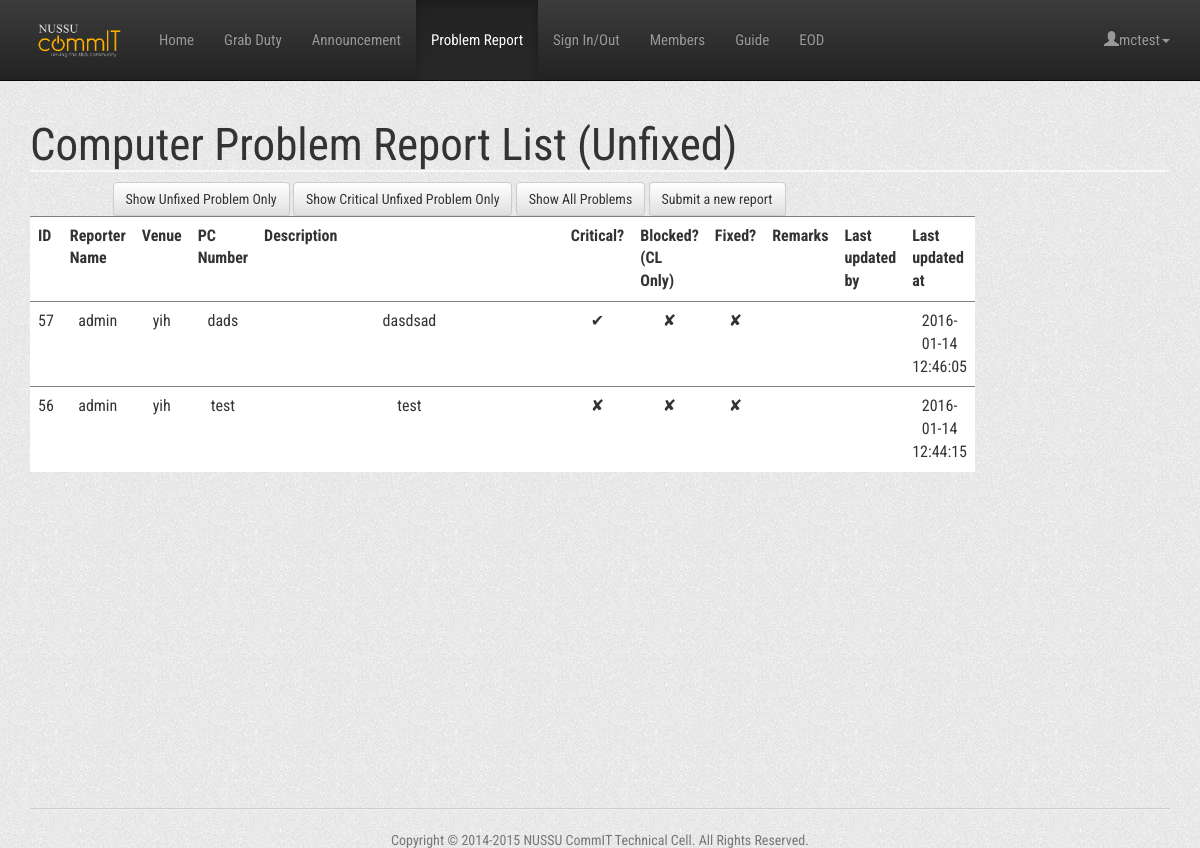
/reportlist.php (signed in), run on the app's committed database.
### tables this page shows
CREATE TABLE IF NOT EXISTS `problems` (
  `id` int(11) NOT NULL,
  `reporter_id` int(11) NOT NULL,
  `venue` varchar(5) NOT NULL,
  `description` varchar(1000) NOT NULL,
  `pc_number` varchar(4) NOT NULL,
  `handler_id` int(11) DEFAULT NULL,
  `blocked` int(11) NOT NULL DEFAULT '0',
  `remarks` varchar(1000) NOT NULL,
  `fixed` int(11) NOT NULL DEFAULT '0',
  `last_updated` timestamp NOT NULL DEFAULT CURRENT_TIMESTAMP ON UPDATE CURRENT_TIMESTAMP,
  `critical` int(11) NOT NULL DEFAULT '1'
);

CREATE TABLE IF NOT EXISTS `users` (
  `id` int(11) NOT NULL,
  `name` varchar(40) NOT NULL,
  `matric_number` varchar(30) DEFAULT NULL,
  `contact` varchar(30) DEFAULT NULL COMMENT 'phone number',
  `password` varchar(60) NOT NULL,
  `email` varchar(50) NOT NULL DEFAULT '',
  `is_admin` tinyint(1) NOT NULL DEFAULT '0',
  `cell` varchar(24) NOT NULL DEFAULT 'none',
  `position` varchar(24) NOT NULL DEFAULT 'Subcom',
  `new_ann` int(11) NOT NULL DEFAULT '1',
  `status` int(1) NOT NULL DEFAULT '1' COMMENT 'activation status',
  `temp1` int(11) NOT NULL,
  `temp2` int(11) NOT NULL,
  `tracking` varchar(11) NOT NULL DEFAULT '0',
  `duty` int(11) NOT NULL DEFAULT '1',
  `notification` int(11) NOT NULL DEFAULT '0'
);

### Controller/ProblemController.php (called while the page is built, shortened)
<?php
require_once(dirname(__FILE__).'/../Utils/DBoperation.php');
require_once(dirname(__FILE__).'/UserController.php');
class ProblemController {
    private static $instance;
    private $reportList;
    private function __construct() {
        $this->reportList = new DBOperation("problems");
    }
    public static function getInstance() {
        if (!self::$instance) {
            self::$instance = new self();
        }
        return self::$instance;
    }
    public function getUnfixedReportList() {
        return $this->reportList->get(array('fixed' => 0));
    }
}
?>

### Utils/DBoperation.php (called while the page is built, shortened)
<?php
require_once(dirname(__FILE__).'/DBhandler.php');
	Class DBOperation
	{
		private $tableName;
		private static $dbHandler;
		public function DBOperation($tableName)
		{
			$this->tableName = $tableName;
			self::$dbHandler = new DBHandler();
		}
                private function commandiseCondition($condition)
                {
                    $conditionCommand = "";
                    foreach ($condition as $key => $value)
                    {
                        $conditionCommand = $conditionCommand.$key." = \"".$value."\"";
                    }
                    return $conditionCommand;
                }
                public function get($conditions,$sortBy = "")
		{
                    $conditionCommand = $this->commandiseCondition($conditions);
                    $query = "SELECT * FROM ".$this->tableName;
                    if ($conditionCommand != "")
                    {
                        $query = $query." WHERE ".$conditionCommand;
                    }
                    return self::$dbHandler->getQuery($query);
		}
	};
?>

### Utils/DBhandler.php (called while the page is built, shortened)
<?php
Class DBHandler
{
    private $con;
    public function DBHandler()
    {
        $this->con = mysqli_connect(DB_SERVER,DB_USER,DB_PASS,DB_NAME);
    }
    public function getQuery($query)
    {
        $result = mysqli_query($this->con,$query);
        $data = array();
        $i = 0;
        while ($data[$i++] = mysqli_fetch_array($result));
        unset($data[count($data)-1]);
        return $data;
    }
};
?>

### Controller/UserController.php (called while the page is built, shortened)
<?php
include_once(dirname(__FILE__).'/../Model/User.php');
require_once(dirname(__FILE__).'/../Utils/DBoperation.php');
class UserController {
    private static $instance;
    private $userList;
    private function __construct() {
        $this->userList = new DBOperation("users");
    }
    public static function getInstance() {
        if (!self::$instance) {
            self::$instance = new self();
        }
        return self::$instance;
    }
    public function getUserName($userID) {
        $condition = array();
        $condition["id"] = $userID;
        $user = $this->userList->get($condition);
        return $user[0]["name"];
    }
    public function getCell($userID) {
        $condition = array('id' => $userID);
        $user = $this->userList->get($condition);
        return $user[0]["cell"];
    }
}
?>

### reportlist.php (the view, shortened to what this page needs)
<?php
    include_once(dirname(__FILE__).'/Controller/ProblemController.php');
    include_once(dirname(__FILE__).'/Controller/UserController.php');
    $problemController = ProblemController::getInstance();
    if (isset($_GET['filter']) && $_GET['filter'] == 'all') {
        $problemList = $problemController->getAllReportList();
    } else if (isset($_GET['filter']) && $_GET['filter'] == 'critical') {
        $problemList = $problemController->getUnfixedCriticalReportList();
    } else {
        $problemList = $problemController->getUnfixedReportList();
    }
    $problemList = array_reverse($problemList);
    $userController = UserController::getInstance();
    $HTML_NO = "&#10008";
    $HTML_YES = "&#10004";
    $canEdit = $userController->getCell($_SESSION['user_id']) == "technical" ? 1 : 0;
?>
<html>
  <head>
    <link href="includes/css/bootstrap.min.css" rel="stylesheet">
    <link href="includes/css/bootstrap-theme.min.css" rel="stylesheet">
        <link href="includes/css/style.css" rel="stylesheet">
  </head>
    <body>
        <?php include_once(dirname(__FILE__).'/includes/header.php');?>
        <div class="container">
        <div class="row">
            <div class="col-sm-12">
                <h1> Computer Problem Report List <?php
                    if (isset($_GET['filter']) && $_GET['filter'] == 'all') {
                        echo "(All)";
                    } else if (isset($_GET['filter']) && $_GET['filter'] == 'critical') {
                        echo "(Critical)";
                    } else {
                        echo "(Unfixed)";
                    }
                ?> </h1>
            </div>
        </div>
        <div class="row row-centered text-centered">
        <div class="col-sm-1"></div>
        <a class='btn btn-default' href='reportlist'>Show Unfixed Problem Only</a>
        <a class='btn btn-default' href='reportlist?filter=critical'>Show Critical Unfixed Problem Only</a>
        <a class='btn btn-default' href='reportlist?filter=all'>Show All Problems</a>
        <a class='btn btn-default' href='report'>Submit a new report</a>
        <div class="col-sm-10">
            <table class='table' style='float:left;'>
                <tr>
                    <th>ID</th>
                    <th>Reporter Name</th>
                    <th>Venue</th>
                    <th>PC Number</th>
                    <th width="200%">Description</th>
                    <th>Critical?</th>
                    <th>Blocked? (CL Only)</th>
                    <th>Fixed?</th>
                    <th width="300%">Remarks</th>
                    <th>Last updated by</th>
                    <th>Last updated at</th>
                </tr>
                <?php
                for ($i = 0; $i < count($problemList); ++$i) {
                    echo "<tr>";
                    echo "<td>".$problemList[$i]['id']."</td>";
                    echo "<td>".$userController->getUserName($problemList[$i]['reporter_id'])."</td>";
                    echo "<td>".$problemList[$i]['venue']."</td>";
                    echo "<td>".$problemList[$i]['pc_number']."</td>";
                    echo "<td>".$problemList[$i]['description']."</td>";
                    $isCritical = $problemList[$i]['critical'] ? $HTML_YES : $HTML_NO;
                    $isBlocked = $problemList[$i]['blocked'] ? $HTML_YES : $HTML_NO;
                    $isFixed = $problemList[$i]['fixed'] ? $HTML_YES : $HTML_NO;
                    if ($canEdit) {
                        $params = array_merge($_GET, array("id" => $problemList[$i]['id'], "change" => "critical"));
                        $new_query_string = http_build_query($params);
                        echo "<td><a href='reportlist?$new_query_string'>$isCritical</a></td>";
                    } else {
                        echo "<td>".$isCritical."</td>";
                    }
                    if ($canEdit) {
                        $params = array_merge($_GET, array("id" => $problemList[$i]['id'], "change" => "blocked"));
                        $new_query_string = http_build_query($params);
                        echo "<td><a href='reportlist?$new_query_string'>$isBlocked</a></td>";
                    } else {
                        echo "<td>".$isBlocked."</td>";
                    }
                    if ($canEdit) {
                        $params = array_merge($_GET, array("id" => $problemList[$i]['id'], "change" => "fixed"));
                        $new_query_string = http_build_query($params);
                        echo "<td><a href='reportlist?$new_query_string'>$isFixed</a></td>";
                    } else {
                        echo "<td>".$isFixed."</td>";
                    }
                    if ($canEdit) {
                        echo "<td>";
                        echo $problemList[$i]['remarks'];
                        echo "<textarea form='remarks_form' name='remarks'>";
                        echo "</textarea>";
                        echo "<form method='POST' id='remarks_form'>";
                        echo "<input type='hidden' name='change' value='remarks'>";
                        echo "<input type='hidden' name='id' value='".$problemList[$i]['id']."'>";
                        echo "<input type='submit' value='Change Remark'>";
                        echo "</form>";
                        echo "</td>";
                    } else {
                        echo "<td>".$problemList[$i]['remarks']."</td>";
                    }
                    if (is_null($problemList[$i]['handler_id'])) {
                        echo "<td></td>";
                    } else {
                        echo "<td>".$userController->getUserName($problemList[$i]['handler_id'])."</td>";
                    }
                    echo "<td>".$problemList[$i]['last_updated']."</td>";
                }
                ?>
            </table>
            </div>
            <div class="col-sm-1"></div>
            </div></div>
        <?php include(dirname(__FILE__).'/includes/footer.php');?>
  </body>
</html>

### includes/css/style.css (style rules this page uses)
html { position: relative; min-height: 100%; }
body { margin-bottom: 60px; background: url(../img/bg.png); }
.table { background-color: white; }
a { color:black; }
td { text-align: center; }
h1, h2 { font-family: 'Roboto Condensed', sans-serif; font-size:45px; font-weight:400; color:#333333; }
h1 { border-bottom: 2px solid #f8f8f8; }
.table > thead > tr > th, .table > tbody > tr > th, .table > tfoot > tr > th, .table > thead > tr > td, .table > tbody > tr > td, .table > tfoot > tr > td { padding: 8px; line-height: 1.42857143; vertical-align: top; border-top: 1px solid gray; }

### data on the page
problems: id "57", reporter.name "admin", venue "yih", pc_number "dads", description "dasdsad", critical "✔", blocked "✘", fixed "✘", last_updated "2016-01-14 12:46:05"
problems: id "56", reporter.name "admin", venue "yih", pc_number "test", description "test", critical "✘", blocked "✘", fixed "✘", last_updated "2016-01-14 12:44:15"

### other printed values
$_SESSION['user_name'] "mctest"
